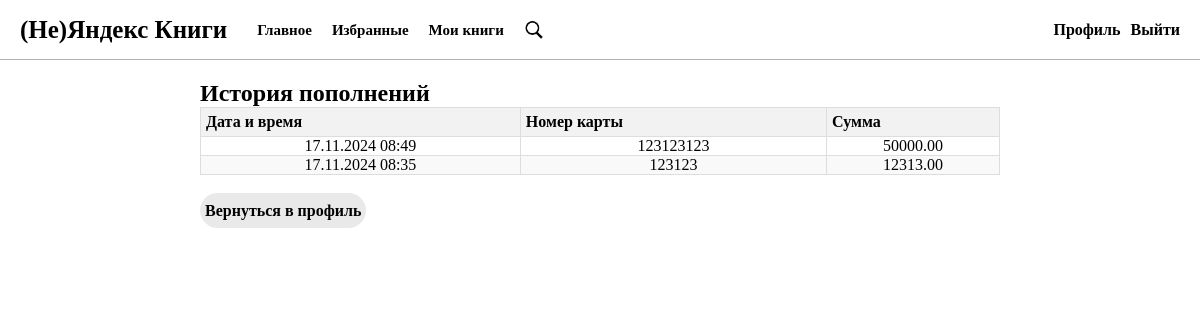
/accounts/top-up-history/ (signed in), run on an earlier commit of the app's database.
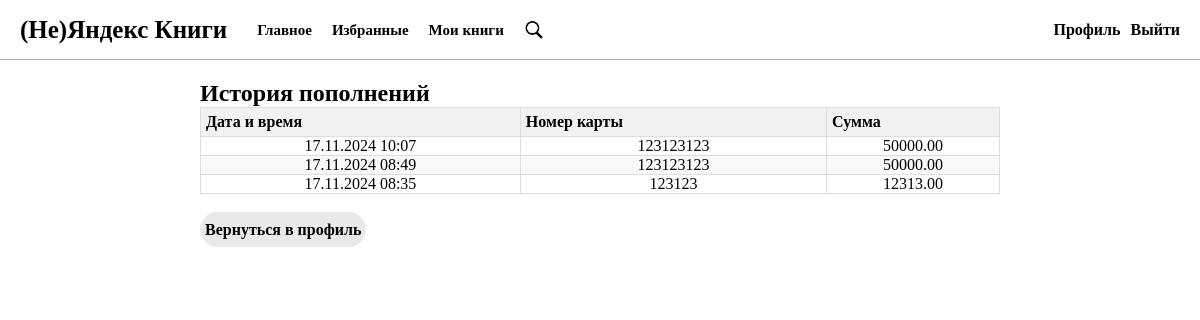
And on a later commit of the database.
### library/models.py (models this page shows, shortened)
class TopUpHistory(models.Model):
    user = models.ForeignKey(CustomUser, on_delete=models.CASCADE)
    card_number = models.IntegerField()
    datetime = models.DateTimeField()
    amount = models.DecimalField(max_digits=10, decimal_places=2)

### accounts/views.py (the view)
# urls.py: path('top-up-history/', TopUpHistoryView.as_view(), name='top_up_history'),
class TopUpHistoryView(LoginRequiredMixin, ListView):
    model = TopUpHistory
    template_name = 'accounts/top_up_history.html'
    context_object_name = 'history'
    def get_queryset(self):
        return TopUpHistory.objects.filter(user=self.request.user).order_by('-datetime')

### accounts/templates/accounts/top_up_history.html (shortened to what this page needs)
{% extends 'library/includes/base.html' %}
{% block main %}
    <h2>История пополнений</h2>
{% if history %}
    <table class="table table-bordered">
        <thead>
            <tr>
                <th>Дата и время</th>
                <th>Номер карты</th>
                <th>Сумма</th>
            </tr>
        </thead>
        <tbody>
            {% for record in history %}
                <tr>
                    <td>{{ record.datetime|date:"d.m.Y H:i" }}</td>
                    <td>{{ record.card_number }}</td>
                    <td>{{ record.amount }}</td>
                </tr>
            {% endfor %}
        </tbody>
    </table>
{% else %}
    <p>Пополнений пока нет.</p>
{% endif %}
<br/>
<a href="{% url 'profile' %}" class="button">Вернуться в профиль</a>
{% endblock main %}

What changed in the data, as far as the page shows it:
added TopUpHistory: datetime "17.11.2024 10:07", card_number "123123123", amount "50000.00"
